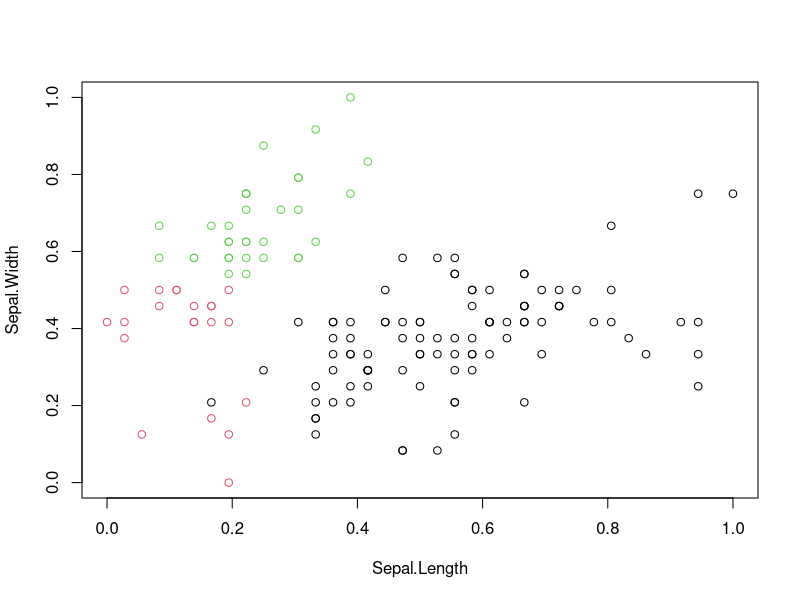

The R script that drew this image:
## ---- chunk 1
knitr::opts_chunk$set(echo = FALSE, comment = NA)
## ---- chunk 2
summary(iris)
## ---- chunk 3
iris.new<- iris[,c(1,2,3,4)]
iris.class<- iris[,"Species"]

normalize <- function(x){
    return ((x-min(x))/(max(x)-min(x)))
}
        
iris.new$Sepal.Length<- normalize(iris.new$Sepal.Length)
iris.new$Sepal.Width<- normalize(iris.new$Sepal.Width)
iris.new$Petal.Length<- normalize(iris.new$Petal.Length)
iris.new$Petal.Width<- normalize(iris.new$Petal.Width)
        
result <- kmeans(iris.new, 3)
        
  
plot(iris.new[c(1,2)], col=result$cluster)
